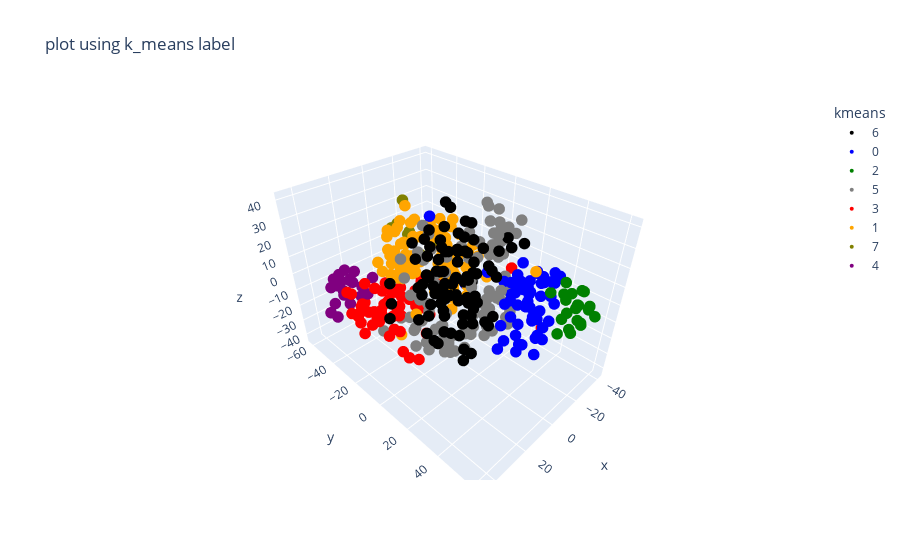
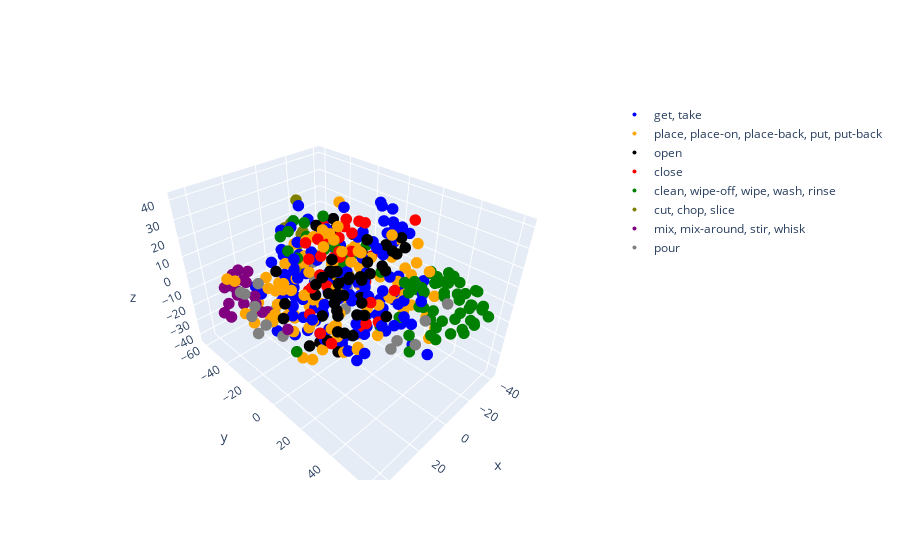

Here is the notebook cell these charts were saved with, in order:
### Markdown cell above
## plot using TSNE 3D

### Code cell
kmeans = KMeans(n_clusters=8, random_state=0, n_init="auto").fit(clips_feature_tensor)
cmap = ['blue', 'orange', 'green', 'red', 'purple', 'gray', 'black', 'olive']
kmeans_color_map = {f"{i}": color for i, color in enumerate(cmap)}

y_kmeans = kmeans.predict(clips_feature_tensor)

tsne = TSNE(n_components=3, random_state=42)
# Addestrare il modello e trasformare i dati
X = tsne.fit_transform(clips_feature_tensor)
# scatter plot of X values
df = pd.DataFrame(X, columns=['x', 'y', 'z'])
df['kmeans'] = y_kmeans.astype(str)
df['labels'] = np.array(labels).astype(str)


#plot label k_means
fig = px.scatter_3d(df, x='x', y='y', z='z', color="kmeans", color_discrete_map=kmeans_color_map, title="plot using k_means label")
fig.update_traces(marker_size=4)
fig.show()


cmap = ['blue', 'orange', 'black', 'red', 'green', 'olive', 'purple', 'gray']
#plot real label
fig = go.Figure()
for i, label in enumerate(LABELS):
    class_data = df[df['labels'] == str(i)]
    fig.add_trace(go.Scatter3d(
        x=class_data['x'], y=class_data['y'], z=class_data['z'],
        mode='markers',
        marker=dict(size=10, color=cmap[i]),
        name=label
    ))
fig.update_traces(marker_size=4)
fig.show()
